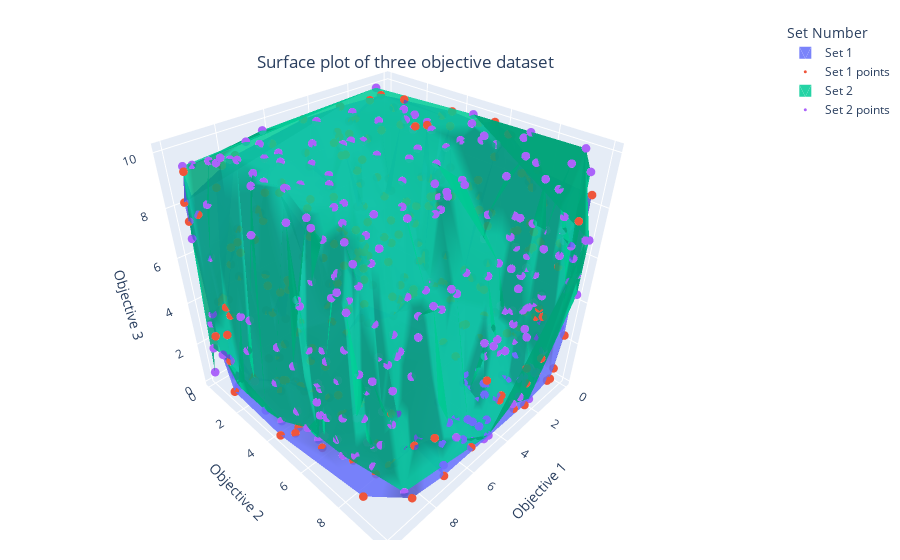

The notebook cell this image was saved under:
### Markdown cell above
Use `type="surface, points"` to add both points and surfaces to the plot

### Code cell
import eafpy as eaf
sets = eaf.read_datasets("uniform-250-10-3d.txt")

subset = sets[sets[:,-1] < 3]    
plot = eaf.plot_datasets(subset, type="surface, points")
plot.show()

### Figure 1 — Plotly figure (JSON) as saved in the notebook; plotly's stock layout.template omitted (floating-point values rounded to 4 significant figures; data arrays with more than 128 entries replaced by an {"elided": "..."} marker saying what was removed)
{"data": [{"name": "Set 1", "opacity": 0.85, "showlegend": true, "type": "mesh3d", "x": {"elided": "250 float values"}, "y": {"elided": "250 float values"}, "z": {"elided": "250 float values"}}, {"marker": {"size": 3}, "mode": "markers", "name": "Set 1 points", "showlegend": true, "type": "scatter3d", "x": {"elided": "250 float values"}, "y": {"elided": "250 float values"}, "z": {"elided": "250 float values"}}, {"name": "Set 2", "opacity": 0.85, "showlegend": true, "type": "mesh3d", "x": {"elided": "250 float values"}, "y": {"elided": "250 float values"}, "z": {"elided": "250 float values"}}, {"marker": {"size": 3}, "mode": "markers", "name": "Set 2 points", "showlegend": true, "type": "scatter3d", "x": {"elided": "250 float values"}, "y": {"elided": "250 float values"}, "z": {"elided": "250 float values"}}], "layout": {"legend": {"title": {"text": "Set Number"}}, "margin": {"b": 20, "l": 5, "r": 5, "t": 20}, "scene": {"xaxis": {"title": {"text": "Objective 1"}}, "yaxis": {"title": {"text": "Objective 2"}}, "zaxis": {"title": {"text": "Objective 3"}}}, "title": {"text": "Surface plot of three objective dataset", "x": 0.45, "xanchor": "center", "y": 0.9, "yanchor": "top"}}}
